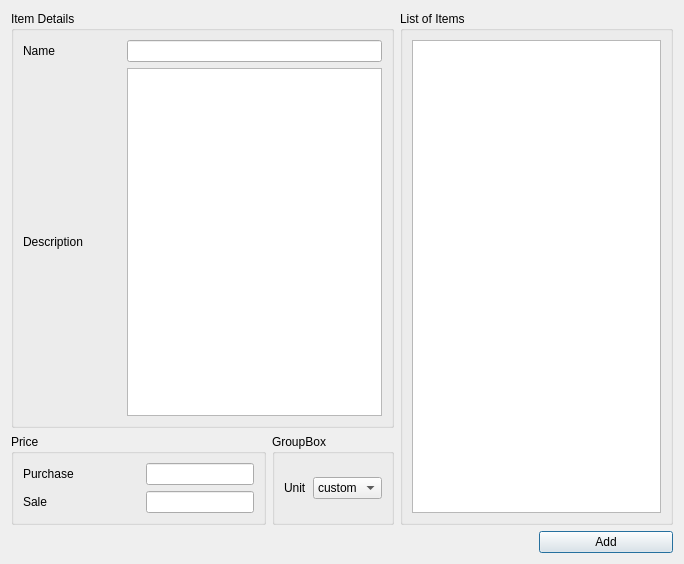
<?xml version="1.0" encoding="UTF-8"?>
<ui version="4.0">
 <class>AddNewItem</class>
 <widget class="QDialog" name="AddNewItem">
  <property name="geometry">
   <rect>
    <x>0</x>
    <y>0</y>
    <width>684</width>
    <height>564</height>
   </rect>
  </property>
  <property name="minimumSize">
   <size>
    <width>684</width>
    <height>564</height>
   </size>
  </property>
  <property name="windowTitle">
   <string>Dialog</string>
  </property>
  <layout class="QGridLayout" name="gridLayout_5">
   <item row="0" column="0" colspan="2">
    <widget class="QGroupBox" name="groupBox_2">
     <property name="title">
      <string>Item Details</string>
     </property>
     <layout class="QGridLayout" name="gridLayout_2">
      <item row="0" column="2">
       <widget class="QLineEdit" name="edit_Name"/>
      </item>
      <item row="1" column="0">
       <widget class="QLabel" name="label_2">
        <property name="text">
         <string>Description</string>
        </property>
       </widget>
      </item>
      <item row="1" column="2">
       <widget class="QPlainTextEdit" name="TextEdit_description"/>
      </item>
      <item row="0" column="0">
       <widget class="QLabel" name="label">
        <property name="text">
         <string>Name</string>
        </property>
       </widget>
      </item>
      <item row="1" column="1">
       <spacer name="horizontalSpacer">
        <property name="orientation">
         <enum>Qt::Horizontal</enum>
        </property>
        <property name="sizeHint" stdset="0">
         <size>
          <width>40</width>
          <height>20</height>
         </size>
        </property>
       </spacer>
      </item>
     </layout>
     <zorder>label</zorder>
     <zorder>label_2</zorder>
     <zorder>TextEdit_description</zorder>
     <zorder>edit_Name</zorder>
     <zorder>horizontalSpacer</zorder>
    </widget>
   </item>
   <item row="0" column="2" rowspan="2" colspan="2">
    <widget class="QGroupBox" name="groupBox_4">
     <property name="minimumSize">
      <size>
       <width>241</width>
       <height>0</height>
      </size>
     </property>
     <property name="maximumSize">
      <size>
       <width>341</width>
       <height>16777215</height>
      </size>
     </property>
     <property name="title">
      <string>List of Items</string>
     </property>
     <layout class="QGridLayout" name="gridLayout_4">
      <item row="0" column="0">
       <widget class="QListWidget" name="List_ItemsInventory"/>
      </item>
     </layout>
    </widget>
   </item>
   <item row="1" column="0">
    <widget class="QGroupBox" name="groupBox">
     <property name="title">
      <string>Price</string>
     </property>
     <layout class="QGridLayout" name="gridLayout">
      <item row="0" column="0">
       <widget class="QLabel" name="label_4">
        <property name="text">
         <string>Purchase</string>
        </property>
       </widget>
      </item>
      <item row="0" column="2">
       <widget class="QLineEdit" name="Edit_Purchase"/>
      </item>
      <item row="1" column="0">
       <widget class="QLabel" name="label_5">
        <property name="text">
         <string>Sale</string>
        </property>
       </widget>
      </item>
      <item row="1" column="2">
       <widget class="QLineEdit" name="edit_Sale"/>
      </item>
      <item row="0" column="1">
       <spacer name="horizontalSpacer_2">
        <property name="orientation">
         <enum>Qt::Horizontal</enum>
        </property>
        <property name="sizeHint" stdset="0">
         <size>
          <width>40</width>
          <height>20</height>
         </size>
        </property>
       </spacer>
      </item>
     </layout>
    </widget>
   </item>
   <item row="1" column="1">
    <widget class="QGroupBox" name="groupBox_3">
     <property name="title">
      <string>GroupBox</string>
     </property>
     <layout class="QGridLayout" name="gridLayout_3">
      <item row="0" column="0">
       <widget class="QLabel" name="label_3">
        <property name="text">
         <string>Unit</string>
        </property>
       </widget>
      </item>
      <item row="0" column="1">
       <widget class="QComboBox" name="comboBox_unit">
        <item>
         <property name="text">
          <string>custom</string>
         </property>
        </item>
        <item>
         <property name="text">
          <string>kg</string>
         </property>
        </item>
        <item>
         <property name="text">
          <string>ltr</string>
         </property>
        </item>
        <item>
         <property name="text">
          <string>m</string>
         </property>
        </item>
       </widget>
      </item>
     </layout>
    </widget>
   </item>
   <item row="2" column="0" colspan="3">
    <spacer name="horizontalSpacer_3">
     <property name="orientation">
      <enum>Qt::Horizontal</enum>
     </property>
     <property name="sizeHint" stdset="0">
      <size>
       <width>522</width>
       <height>20</height>
      </size>
     </property>
    </spacer>
   </item>
   <item row="2" column="3">
    <widget class="QPushButton" name="pushButton">
     <property name="text">
      <string>Add</string>
     </property>
    </widget>
   </item>
  </layout>
 </widget>
 <resources/>
 <connections/>
</ui>
